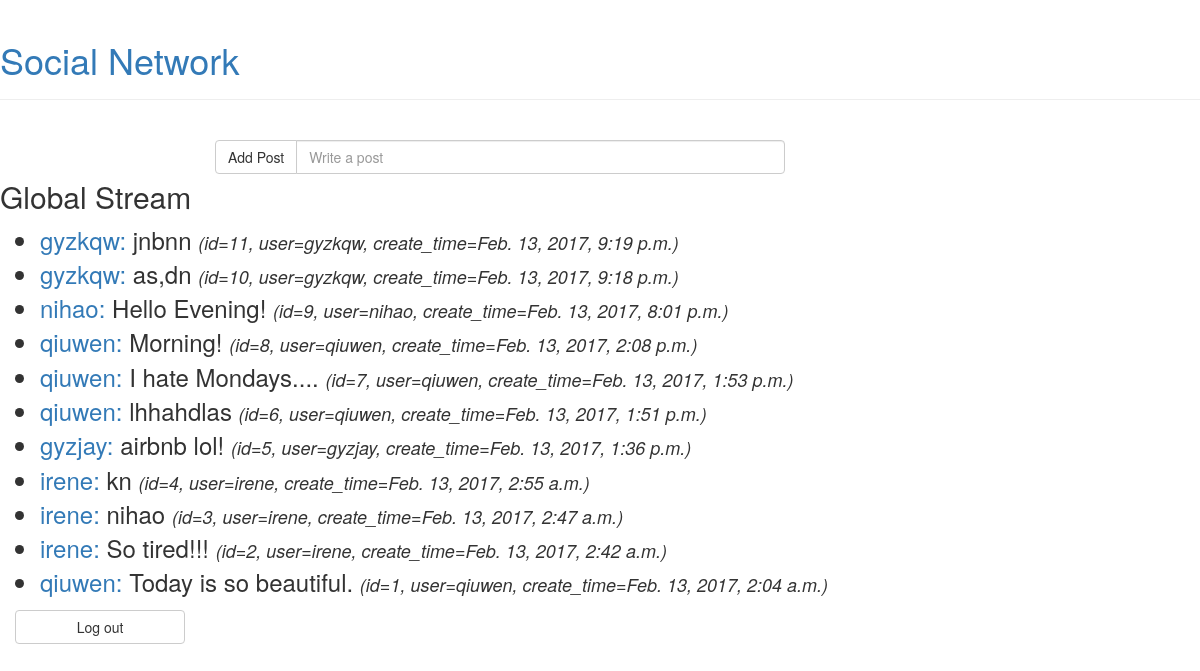
The app's page / (signed in) with its own data.
### socialnetwork/models.py (models this page shows, shortened)
class Post(models.Model):
    text = models.CharField(max_length=160)
    user = models.ForeignKey(User, default=None)
    create_time = models.DateTimeField()

### socialnetwork/views.py (the view)
# urls.py: url(r'^$', views.home),
@login_required
def home(request):
    all_posts = Post.objects.order_by('create_time').reverse()
    return render(request, 'socialnetwork/index.html', {'posts': all_posts})

### socialnetwork/templates/socialnetwork/index.html (shortened to what this page needs)
<!doctype html>
<html>
<head>
    <link rel="stylesheet" href="/static/socialnetwork/socialnetwork.css">
    <link href="/static/socialnetwork/css/bootstrap.min.css" rel="stylesheet">
</head>
<body>
<a href="/socialnetwork/"><div class="page-header"><h1>Social Network</h1></div></a>
    <form class="add-form" action="/socialnetwork/add-post" method="POST">
        <div class="col-lg-6 col-lg-offset-2">
            <div class="input-group">
            <span class="input-group-btn">
                <input class="btn btn-default" type="submit" value="Add Post"/>
            </span>
            <input type="text" class="form-control" placeholder="Write a post" name="post" autofocus>
            </div>
        </div>
    </form>
    <h2>Global Stream</h2>
    <ul>
        {% for post in posts %}
            <li>
                <a href="/socialnetwork/profile/{{post.user}}"><span>{{post.user}}:</span></a>
                {{post.text}}
                <span class="details">
                    (id={{post.id}},
                    user={{post.user}},
                    create_time={{post.create_time}})
                </span>
            </li>
        {% endfor %}
    </ul>
    <div class="col-sm-2">
        <a href="/socialnetwork/logout"><input type="button" class="btn btn-default btn-block" value="Log out"/></a>
    </div>
</body>
</html>

### socialnetwork/static/socialnetwork/socialnetwork.css (style rules this page uses)
input { font-size: x-large; }
li { font-size: x-large; }
.add-form { padding-top: 20px; padding-bottom: 20px; }
.details { font-size: large; font-style: italic; }

### records on screen
Post: user "gyzkqw", text "jnbnn", id "11", create_time "Feb. 13, 2017, 9:19 p.m."
Post: user "gyzkqw", text "as,dn", id "10", create_time "Feb. 13, 2017, 9:18 p.m."
Post: user "nihao", text "Hello Evening!", id "9", create_time "Feb. 13, 2017, 8:01 p.m."
Post: user "qiuwen", text "Morning!", id "8", create_time "Feb. 13, 2017, 2:08 p.m."
Post: user "qiuwen", text "I hate Mondays....", id "7", create_time "Feb. 13, 2017, 1:53 p.m."
Post: user "qiuwen", text "lhhahdlas", id "6", create_time "Feb. 13, 2017, 1:51 p.m."
Post: user "gyzjay", text "airbnb lol!", id "5", create_time "Feb. 13, 2017, 1:36 p.m."
Post: user "irene", text "kn", id "4", create_time "Feb. 13, 2017, 2:55 a.m."
Post: user "irene", text "nihao", id "3", create_time "Feb. 13, 2017, 2:47 a.m."
Post: user "irene", text "So tired!!!", id "2", create_time "Feb. 13, 2017, 2:42 a.m."
Post: user "qiuwen", text "Today is so beautiful.", id "1", create_time "Feb. 13, 2017, 2:04 a.m."
